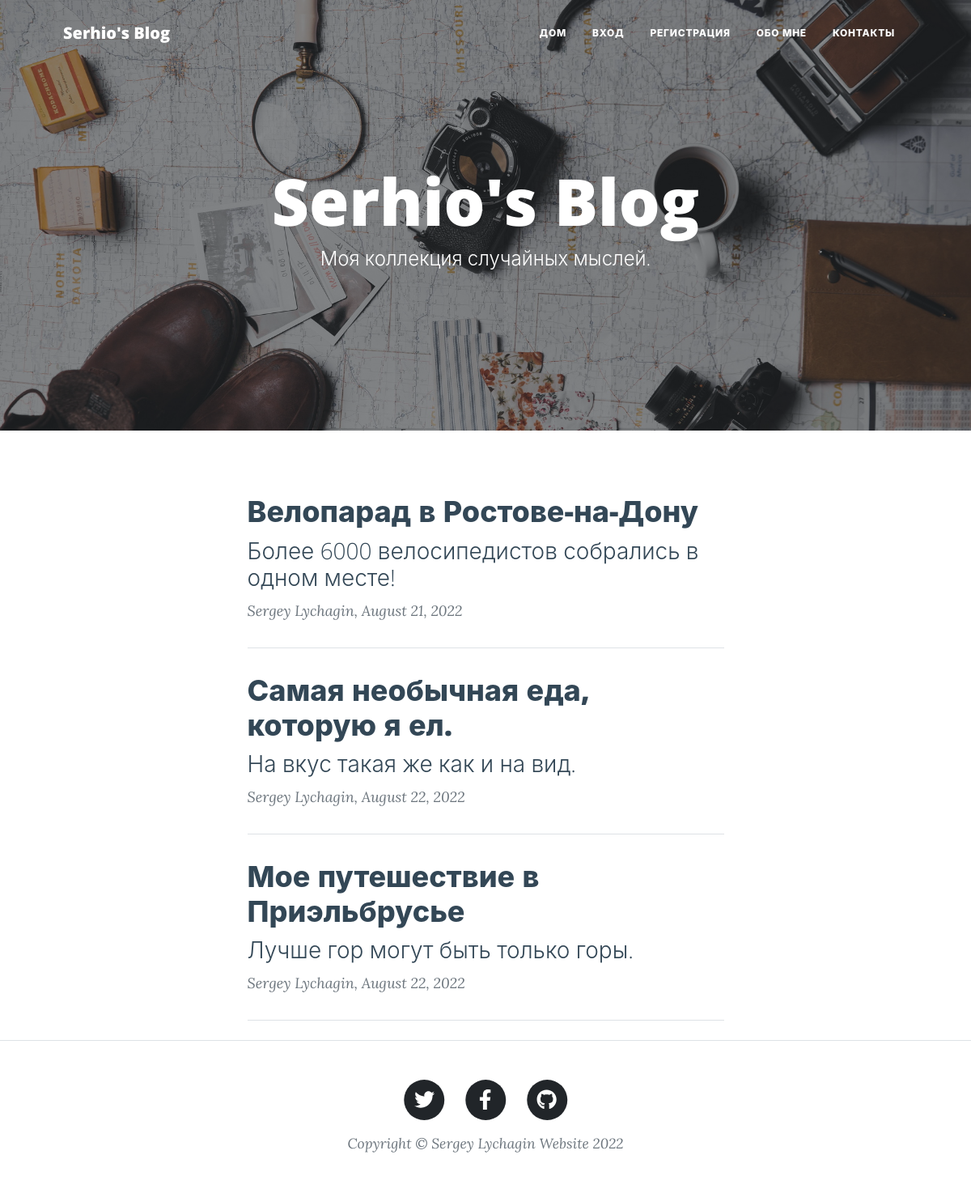
The page / on the database its author committed.
### main.py (models this page shows)
class BlogPost(db.Model):
    __tablename__ = 'blog_posts'
    id = db.Column(db.Integer, primary_key=True)
    author_id = db.Column(db.Integer, db.ForeignKey('users.id'))
    author = relationship('User', back_populates='posts')
    title = db.Column(db.String(250), unique=True, nullable=False)
    subtitle = db.Column(db.String(250), nullable=False)
    date = db.Column(db.String(250), nullable=False)
    body = db.Column(db.Text, nullable=False)
    img_url = db.Column(db.String(250), nullable=False)
    comments = relationship('Comment', back_populates='parent_post')

class User(UserMixin, db.Model):
    __tablename__ = 'users'
    id = db.Column(db.Integer, primary_key=True)
    email = db.Column(db.String(100), unique=True, nullable=False)
    password = db.Column(db.String(100))
    name = db.Column(db.String(250))
    posts = relationship('BlogPost', back_populates='author')
    comments = relationship('Comment', back_populates='comment_author')

### main.py (the view)
@app.route('/')
def get_all_posts():
    posts = db.session.query(BlogPost).all()
    return render_template('index.html', all_posts=posts)

### templates/index.html (shortened to what this page needs)
{% include "header.html" %}
<header class="masthead" style="background-image: url({{ url_for ('static', filename='img/home-bg.jpg') }})">
    <div class="container position-relative px-4 px-lg-5">
        <div class="row gx-4 gx-lg-5 justify-content-center">
            <div class="col-md-10 col-lg-8 col-xl-7">
                <div class="site-heading">
                    <h1>Serhio's Blog</h1>
                    <span class="subheading">Моя коллекция случайных мыслей.</span>
                </div>
            </div>
        </div>
    </div>
</header>
<div class="container px-4 px-lg-5">
    <div class="row gx-4 gx-lg-5 justify-content-center">
        <div class="col-md-10 col-lg-8 col-xl-7">
            {% for post in all_posts %}
            <div class="post-preview">
                <a href="{{ url_for('read_post', post_id=post.id) }}">
                    <h2 class="post-title">{{ post.title }}</h2>
                    <h3 class="post-subtitle">{{ post.subtitle }}</h3>
                </a>
                <p class="post-meta">
                    {{ post.author.name }}, {{ post.date }}
                </p>
            </div>
            <hr class="my-4"/>
            {% endfor %}
        </div>
    </div>
</div>
{% include "footer.html" %}

### templates/header.html (shortened to what this page needs)
<!DOCTYPE html>
<html lang="en">
<head>
    <link href="{{ url_for('static', filename='css/styles.css') }}" rel="stylesheet"/>
</head>
<body>
<nav class="navbar navbar-expand-lg navbar-light" id="mainNav">
    <div class="container px-4 px-lg-5">
        <a class="navbar-brand" href="{{ url_for('get_all_posts') }}">Serhio's Blog</a>
        <div class="collapse navbar-collapse" id="navbarResponsive">
            <ul class="navbar-nav ms-auto py-4 py-lg-0">
                <li class="nav-item"><a class="nav-link px-lg-3 py-3 py-lg-4"
                                        href="{{ url_for('get_all_posts') }}">Дом</a></li>
                {% if not current_user.is_authenticated %}
                <li class="nav-item"><a class="nav-link px-lg-3 py-3 py-lg-4" href="{{ url_for('login') }}">Вход</a>
                </li>
                <li class="nav-item"><a class="nav-link px-lg-3 py-3 py-lg-4"
                                        href="{{ url_for('register') }}">Регистрация</a></li>
                {% else %}
                <li class="nav-item"><a class="nav-link px-lg-3 py-3 py-lg-4" href="{{ url_for('logout') }}">Выход</a>
                </li>
                {% endif %}
                <li class="nav-item"><a class="nav-link px-lg-3 py-3 py-lg-4"
                                        href="{{ url_for('about_page') }}">Обо мне</a></li>
                <li class="nav-item"><a class="nav-link px-lg-3 py-3 py-lg-4" href="{{ url_for('contact_page') }}">Контакты</a>
                </li>
            </ul>
        </div>
    </div>
</nav>

### templates/footer.html (shortened to what this page needs)
<footer class="border-top">
    <div class="container px-4 px-lg-5">
        <div class="row gx-4 gx-lg-5 justify-content-center">
            <div class="col-md-10 col-lg-8 col-xl-7">
                <ul class="list-inline text-center">
                    <li class="list-inline-item">
                        <a href="#!">
                            <span class="fa-stack fa-lg">
                                <i class="fas fa-circle fa-stack-2x"></i>
                                <i class="fab fa-twitter fa-stack-1x fa-inverse"></i>
                            </span>
                        </a>
                    </li>
                    <li class="list-inline-item">
                        <a href="#!">
                            <span class="fa-stack fa-lg">
                                <i class="fas fa-circle fa-stack-2x"></i>
                                <i class="fab fa-facebook-f fa-stack-1x fa-inverse"></i>
                            </span>
                        </a>
                    </li>
                    <li class="list-inline-item">
                        <a href="#!">
                            <span class="fa-stack fa-lg">
                                <i class="fas fa-circle fa-stack-2x"></i>
                                <i class="fab fa-github fa-stack-1x fa-inverse"></i>
                            </span>
                        </a>
                    </li>
                </ul>
                <div class="small text-center text-muted fst-italic">Copyright &copy; Sergey Lychagin Website 2022</div>
            </div>
        </div>
    </div>
</footer>
</body>
</html>

### rows shown on the page
BlogPost: title "Велопарад в Ростове-на-Дону", subtitle "Более 6000 велосипедистов собрались в одном месте!", author.name "Sergey Lychagin", date "August 21, 2022"
BlogPost: title "Самая необычная еда, которую я ел.", subtitle "На вкус такая же как и на вид.", author.name "Sergey Lychagin", date "August 22, 2022"
BlogPost: title "Мое путешествие в Приэльбрусье", subtitle "Лучше гор могут быть только горы.", author.name "Sergey Lychagin", date "August 22, 2022"
